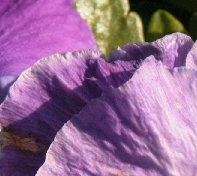
%> input picture SR_NE_ANR/CVPR08-SR/Data/Training/t1.bmp, 197 x 176 px; its folder holds 4 pictures in this run
$ octave lowToHighResoNetMain.m   (GNU Octave 9; MATLAB toolbox functions it lacks are replaced by stand-ins)
%> lines starting %> are read from the running program, lines starting %| are printed output that depends on the picture
### SR_NE_ANR/CVPR08-SR/generateHighResolutionData.m
function [subImageHighSet] = generateHighResolutionData(tr_dir, subImageSize, stride)
%> called with tr_dir = 'Data/training', subImageSize = 64, stride = 14
% Generate the 'sub-Images' with stride of 14 for training dataset.

tar_dir = 'Data/highSubImages';
tarImagePath = fullfile(tar_dir,'*.bmp');
delete(tarImagePath);
fpath = fullfile(tr_dir, '*.bmp');
img_dir = dir(fpath);

img_num = length(img_dir);

subImageHighSet = {};
subImageIndex = 0;

for ii = 1:img_num

    im = imread(fullfile(tr_dir, img_dir(ii).name));
%> im is the input picture: size 176x197x3 uint8; mean R, G, B 146.8, 104.8, 144.8

% [6 lines of commented-out code are left out]
    [x, y, z] = size(im);
%> x = 176; y = 197; z = 3
    tarSubImageNameFormat = 'Data/highSubImages/subImage%d.bmp';
    for starty = 1 : stride : y - subImageSize + 1
        for startx= 1 : stride : x - subImageSize + 1
            subImageIndex =  subImageIndex + 1;
            subImage = im(startx : startx + subImageSize - 1, starty : starty + subImageSize - 1, :);
            subImageName = sprintf(tarSubImageNameFormat, subImageIndex);
            subImageHighSet = [subImageHighSet,subImage];
            imwrite(subImage, subImageName,'bmp')
        end
    end
%> this loop made 10 passes
%> pass 1, in generateHighResolutionData, `for startx= 1 : stride : x - subImageSize + 1 subImageIndex =  subImag..`:
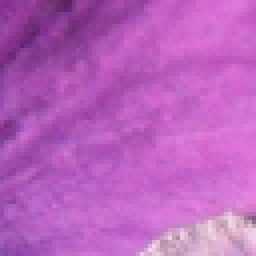
%> saved as subImage1.bmp: size 64x64x3 uint8 (shown 4 times larger); mean R, G, B 186.2, 97.3, 190.1
%> pass 1, in generateHighResolutionData, `for startx= 1 : stride : x - subImageSize + 1 subImageIndex =  subImag..`:
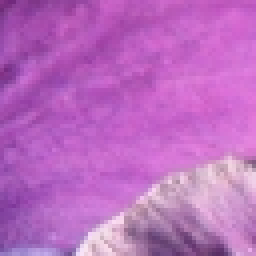
%> saved as subImage2.bmp: size 64x64x3 uint8 (shown 4 times larger); mean R, G, B 187.7, 106.8, 192.5
%> pass 1, in generateHighResolutionData, `for startx= 1 : stride : x - subImageSize + 1 subImageIndex =  subImag..`:
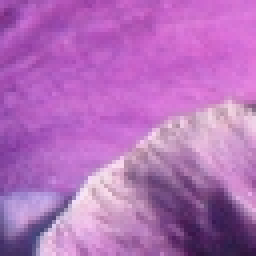
%> saved as subImage3.bmp: size 64x64x3 uint8 (shown 4 times larger); mean R, G, B 179.7, 110.3, 186.1
%> pass 1, in generateHighResolutionData, `for startx= 1 : stride : x - subImageSize + 1 subImageIndex =  subImag..`:
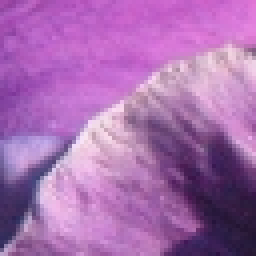
%> saved as subImage4.bmp: size 64x64x3 uint8 (shown 4 times larger); mean R, G, B 167.9, 108.8, 175.7
%> after the loop, subImageHighSet = 90 items; subImageIndex = 90

end
%> pass 2 of the loop in generateHighResolutionData, `for ii = 1:img_num`:
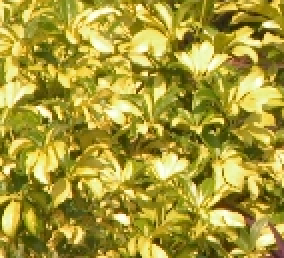
%> input picture SR_NE_ANR/CVPR08-SR/Data/Training/t10.bmp, 142 x 129 px (shown 2 times larger)
%> in generateHighResolutionData, im is the input picture: size 129x142x3 uint8; mean R, G, B 167.5, 154, 55.4
%> the loop in generateHighResolutionData, `for starty = 1 : stride : y - subImageSize + 1` made 6 passes
%> pass 1, in generateHighResolutionData, `for startx= 1 : stride : x - subImageSize + 1 subImageIndex =  subImag..`:
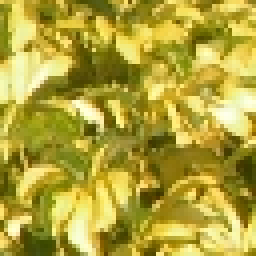
%> saved as subImage93.bmp: size 64x64x3 uint8 (shown 4 times larger); mean R, G, B 177.2, 162.7, 57.6
%> pass 1, in generateHighResolutionData, `for startx= 1 : stride : x - subImageSize + 1 subImageIndex =  subImag..`:
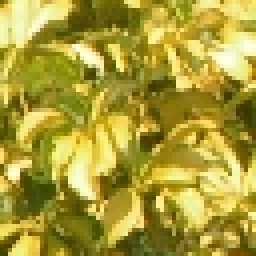
%> saved as subImage94.bmp: size 64x64x3 uint8 (shown 4 times larger); mean R, G, B 170.3, 156.5, 55.6
%> after the loop in generateHighResolutionData, `for starty = 1 : stride : y - subImageSize + 1`: subImageHighSet = 120 items; subImageIndex = 120
%> pass 3 of the loop in generateHighResolutionData, `for ii = 1:img_num`:
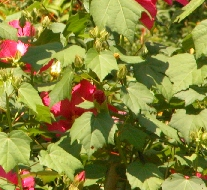
%> input picture SR_NE_ANR/CVPR08-SR/Data/Training/t11.bmp, 207 x 190 px
%> in generateHighResolutionData, im is the input picture: size 190x207x3 uint8; mean R, G, B 136.1, 132.3, 58.2
%> the loop in generateHighResolutionData, `for starty = 1 : stride : y - subImageSize + 1` made 11 passes
%> pass 1, in generateHighResolutionData, `for startx= 1 : stride : x - subImageSize + 1 subImageIndex =  subImag..`:
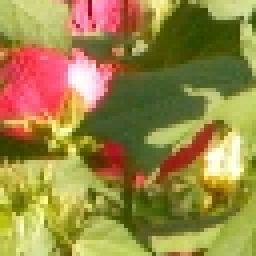
%> saved as subImage123.bmp: size 64x64x3 uint8 (shown 4 times larger); mean R, G, B 153.6, 134.9, 69
%> pass 1, in generateHighResolutionData, `for startx= 1 : stride : x - subImageSize + 1 subImageIndex =  subImag..`:
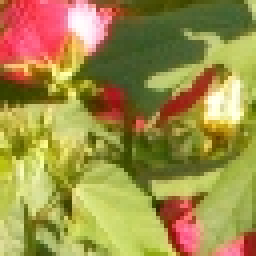
%> saved as subImage124.bmp: size 64x64x3 uint8 (shown 4 times larger); mean R, G, B 159.2, 142.5, 72.1
%> after the loop in generateHighResolutionData, `for starty = 1 : stride : y - subImageSize + 1`: subImageHighSet = 230 items; subImageIndex = 230
%> the loop made 4 passes; the first 3 are shown

    fprintf('High-resolution sub images are done ...%d\n', size(subImageHighSet));

end


### SR_NE_ANR/CVPR08-SR/lowToHighResoNetMain.m
%% =====================================================================
% Image super-resolution using Deep Convolutional Neural Network

% main code
%
% Sep. 01, 2014. Shun Zhu

%
% Reference
%
% For any questions, email me by zhushun0008@@gmail.com

clear all;
clc;

addpath('Solver');
addpath('Sparse coding');

%% ====================================================================
% =====================================================================
% specify the parameter settings

patch_size = 64; % patch size for the low resolution input image
overlap = 14; % Stride/overlap between adjacent patches
stride = 14; % Stride is big to get nearly independent sub-images
lambda = 0.1; % sparsity parameter
zooming = 3; % zooming factor, if you change this, the dictionary needs to be retrained.

tr_dir = 'Data/training'; % path for training images
skip_generate_HighResolutionData = false; % generating high-resolution sub-images for training
skip_generate_LowResolutionData = true; % generating low-resolution sub-images for training

skip_dictionary_training = true; % train the coupled dictionary
num_patch = 24800; % number of patches to sample as the dictionary
codebook_size = 1024; % size of the dictionary

regres = 'L1'; % 'L1' or 'L2', use the sparse representation directly, or use the supports for L2 regression


%% ====================================================================
% =====================================================================
% Generating High-resolution and Low-resolution training data ...

if ~skip_generate_HighResolutionData
    disp('Generating High-resolution sub-images ...');
    highResolutionData = generateHighResolutionData(tr_dir, patch_size, stride);
    save('Data/highSubImages/highResolutionData.mat');
    skip_generate_HighResolutionData = true;
end


%% Your code here
% 1. make a directory lowSubImages
% 2. Implement generateLowResolutionData , you could reference
% generateHighResolutionData and rnd_smp_dictionary

if ~skip_generate_LowResolutionData
    disp('Generating Low-resolution sub-images ...');
    lowResolutionData = generateLowResolutionData(tr_dir, patch_size, zooming, stride);
    save('Data/lowSubImages/lowResolutionData.mat');
    skip_generate_LowResolutionData = true;
end


% [8 lines of commented-out code are left out]

%% ====================================================================
% =====================================================================
% Process the test image

fname = 'Data/Test/1.bmp';
%> (the run ends here)
